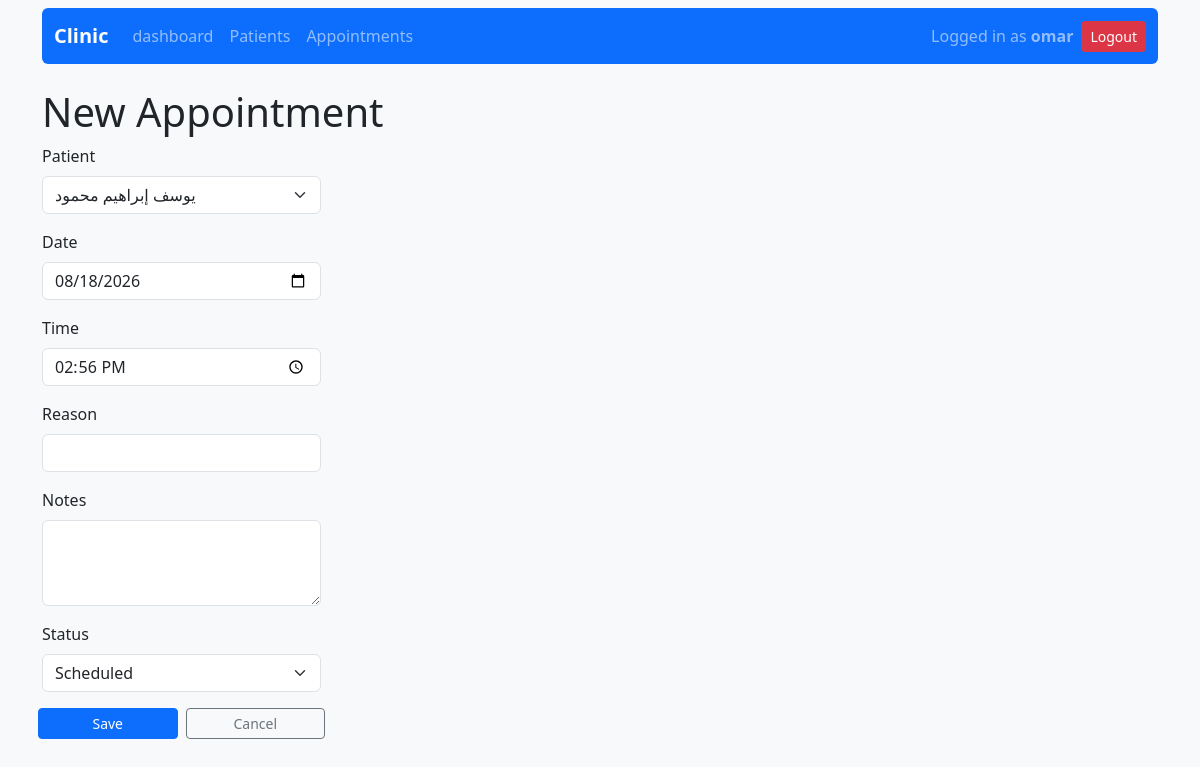
/appointments/7/edit/ (signed in), run on an earlier commit of the app's database.
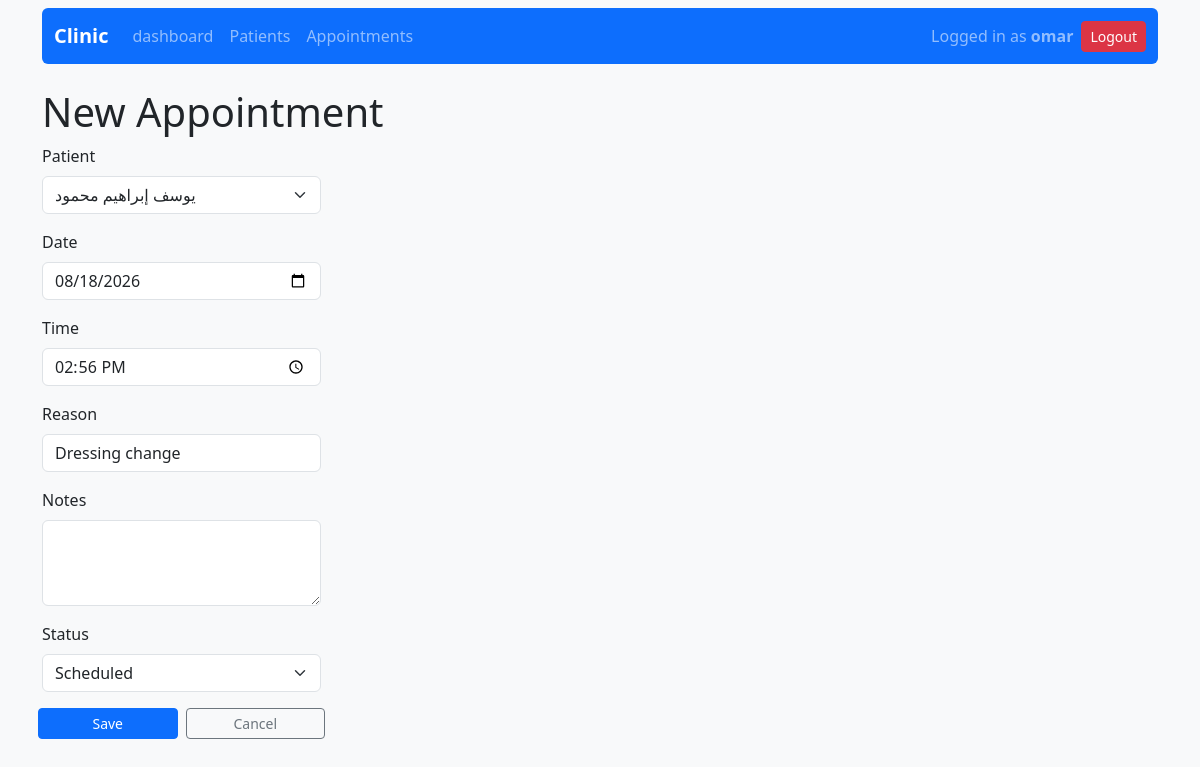
And on a later commit of the database.
### appointments/models.py (models this page shows, shortened)
class Appointment(models.Model):
    class Status(models.TextChoices):
        SCHEDULED = 'scheduled', 'Scheduled'
        COMPLETED = 'completed', 'Completed'
        CANCELED = 'canceled', 'Canceled'
    patient = models.ForeignKey(Patient, on_delete=models.CASCADE, related_name='appointments')
    date = models.DateField()
    time = models.TimeField()
    reason = models.CharField(max_length=255)
    notes = models.TextField(blank=True)
    status = models.CharField(max_length=20, choices=Status.choices, default=Status.SCHEDULED)

### appointments/views.py (the view)
# urls.py: path('<int:appointment_id>/edit/', views.edit_appointment, name='edit_appointment'),
@login_required
def edit_appointment(request, appointment_id):
    appointment = get_object_or_404(Appointment, id=appointment_id)
    if request.method == 'POST':
        form = AppointmentForm(request.POST, instance=appointment)
        if form.is_valid():
            form.save()
            return redirect('appointment_details', appointment_id=appointment.id)
    else:
        form = AppointmentForm(instance=appointment)
    return render(request, 'appointment_form.html', {'form': form})

### appointments/forms.py
class AppointmentForm(forms.ModelForm):
     class Meta:
         model = Appointment
         fields = '__all__'
         widgets = {
            'patient': forms.Select(attrs={'class': 'form-select mb-3'}),
            'date': forms.DateInput(attrs={'type': 'date', 'class': 'form-control mb-3'}),
            'time': forms.TimeInput(attrs={'type': 'time', 'class': 'form-control mb-3'}),
            'reason': forms.TextInput(attrs={'class': 'form-control mb-3'}),
            'notes': forms.Textarea(attrs={'class': 'form-control mb-3', 'rows': 3}),
            'status': forms.Select(attrs={'class': 'form-select mb-3'}),
         }

### patients/models.py (called while the page is built)
    def __str__(self):
        return self.name

### appointments/templates/appointment_form.html (shortened to what this page needs)
{% extends 'base.html' %}
{% block content %}
    <h1>New Appointment</h1>
    <form class="w-25" method="post" novalidate>
       {% for field in form %}
            <div class="form-group">
                <label class="form-label" for="{{ field.id_for_label }}">{{ field.label }}</label>
                {{ field }}
            </div>
        {% endfor %}
        <div class="row gx-2">
            <button class="btn btn-primary btn-sm col me-1" type="submit">Save</button>
            <a class="btn btn-outline-secondary btn-sm col ms-1" href="{% url 'appointment_list' %}">Cancel</a>
        </div>
    </form>
{% endblock %}

What changed in the data, as far as the page shows it:
changed Appointment "يوسف إبراهيم محمود": reason (not shown) → "Dressing change"
